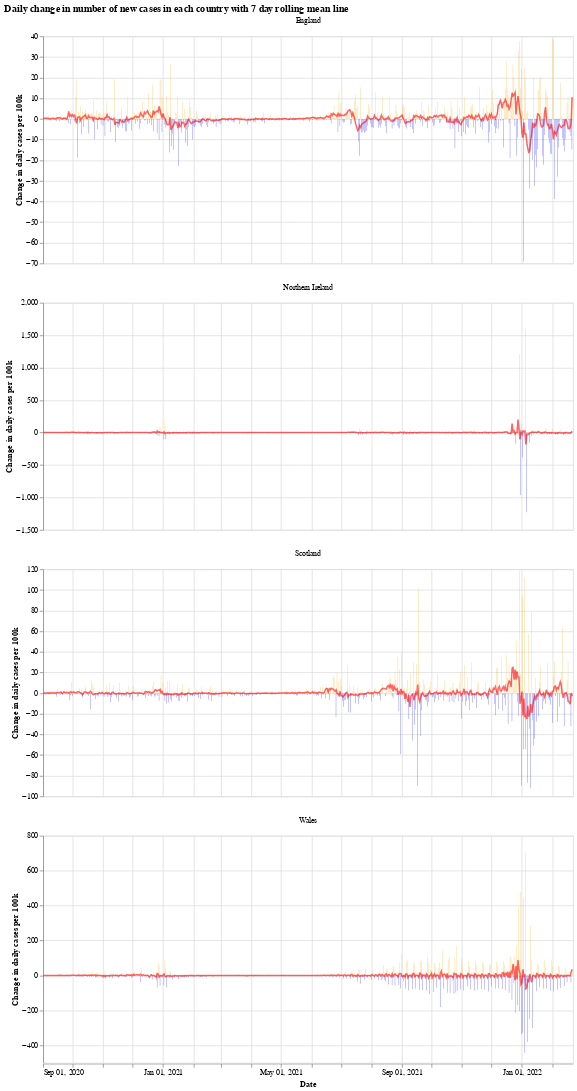

The notebook cell this image was saved under:
### Markdown cell above
We will use the Python library `Altair` for visualising the data, see the [altair docs](https://altair-viz.github.io/) for more information.

First we have a graph which shows the daily change in the number of new cases for each country. This number jumps up and down all over the place, which is likely due to delay in reporting of new cases over the weekend. Another interesting thing is that it looks like the daily cases in Wales experienced a much shorter period of calm over the summer (calm in the sense of daily cases not jumping up and down).

The orange bars are days when the number of new cases (per 100k population) was more than the previous day, while the blue are days when the number of new cases dropped. The red line is the 7 day moving average. 

When the moving average line is below 0, it means that there is a consistent drop in new cases. We can see this clearly happening around the times that lockdowns were introduced (though, to varying degrees). I will update the graphs soon with a marker of when each lockdown started.

### Code cell
# collapse
import altair as alt

bars = alt.Chart(uk_cases).mark_bar().encode(
    x=alt.X("yearmonthdate(date):T", axis=alt.Axis(title='Date')),
    y=alt.Y("casesChangeRate:Q", axis=alt.Axis(title='Change in daily cases per 100k')),
    tooltip='casesChange',
    color=alt.condition(
        alt.datum.casesChangeRate > 0,
        alt.value("orange"),  # The positive color
        alt.value("blue")  # The negative color
    )
).properties(title='Daily change in number of new cases with 7 day rolling mean',width=700).interactive()

line = alt.Chart(uk_cases).mark_line(
    color='red',
    size=2,
    opacity=0.6
).transform_window(
    rolling_mean='mean(casesChangeRate)',
    frame=[0, 7],
    groupby=['areaName']
).encode(
    x='yearmonthdate(date):T',
    y='rolling_mean:Q'
)

alt.layer(bars, line, data=uk_cases).facet(alt.Column(
    'areaName', title=''), columns=1).resolve_scale(y='independent').properties(title='Daily change in number of new cases in each country with 7 day rolling mean line')

### Figure 1 — Vega-Lite specification as saved in the notebook (floating-point values rounded to 4 significant figures; data arrays with more than 128 entries replaced by an {"elided": "..."} marker saying what was removed)
{"config": {"view": {"continuousWidth": 400, "continuousHeight": 300}}, "data": {"name": "data-55dcd45489995ae8b7a585be13e097b2"}, "facet": {"type": "nominal", "field": "areaName", "title": ""}, "spec": {"layer": [{"mark": "bar", "encoding": {"color": {"condition": {"value": "orange", "test": "(datum.casesChangeRate > 0)"}, "value": "blue"}, "tooltip": {"type": "quantitative", "field": "casesChange"}, "x": {"type": "temporal", "axis": {"title": "Date"}, "field": "date", "timeUnit": "yearmonthdate"}, "y": {"type": "quantitative", "axis": {"title": "Change in daily cases per 100k"}, "field": "casesChangeRate"}}, "selection": {"selector001": {"type": "interval", "bind": "scales", "encodings": ["x", "y"]}}, "title": "Daily change in number of new cases with 7 day rolling mean", "width": 700}, {"mark": {"type": "line", "color": "red", "opacity": 0.6, "size": 2}, "encoding": {"x": {"type": "temporal", "field": "date", "timeUnit": "yearmonthdate"}, "y": {"type": "quantitative", "field": "rolling_mean"}}, "transform": [{"window": [{"op": "mean", "field": "casesChangeRate", "as": "rolling_mean"}], "frame": [0, 7], "groupby": ["areaName"]}]}]}, "columns": 1, "resolve": {"scale": {"y": "independent"}}, "title": "Daily change in number of new cases in each country with 7 day rolling mean line", "$schema": "https://vega.github.io/schema/vega-lite/v4.8.1.json", "datasets": {"data-55dcd45489995ae8b7a585be13e097b2": {"elided": "2156 records"}}}
